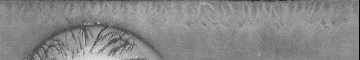
#> input picture iris/polar/001/1/001_1_1_n2.bmp, 360 x 60 px, given in place of p, which was not available
$ python -i iris_3.py   (imports and definitions only)   (older library calls are emulated)
#> lines starting #> are read from the running program, lines starting #| are printed output that depends on the picture; after the words box and inside, x2 and y2 are one past the last pixel; in counts of white or black regions, pixels touching at a corner belong together; pictures that were not available may be replaced by others from this repository, and a replacement may not be noted
import cv2

import os
import os.path
import decimal
import math
from matplotlib import pyplot as plt
import numpy as np

import numpy as np
import cv2
import pickle


def cart2pol(x, y):
    rho = np.sqrt(x**2 + y**2)
    phi = np.arctan2(y, x)
    return(rho, phi)

def pol2cart(rho, phi):
    x = rho * np.cos(phi)
    y = rho * np.sin(phi)
    return(x, y)

def load_images(path):
    images = []
    for root,dirs,filename in os.walk(path):
        for image in filename:
            if os.path.splitext(image)[1] == ".bmp":
                images.append(os.path.join(root, image))
    return images


def load_coordinates(path):
    coords_array = []


    with open(path) as f:
        f.readline()
        lines = f.readlines();
        print(lines)
        for line in lines:
            coord = []
            data = line.strip().split(",")
            for value in data:
                coord.append(value)
            coords_array.append(coord)

    return coords_array


import decimal

def drange(x, y, jump):
    i = x
    while i < y:
        yield i
        i += jump

def frange(start, stop, step):
    i = start
    while i < stop:
        yield i
        i += step


# ksize – Size of the filter returned.
# sigma – Standard deviation of the gaussian envelope.
# theta – Orientation of the normal to the parallel stripes of a Gabor function.
# lambd – Wavelength of the sinusoidal factor.
# gamma – Spatial aspect ratio.
# psi – Phase offset.
# ktype – Type of filter coefficients. It can be CV_32F or CV_64F .


def build_kern(kSize):
        kern = cv2.getGaborKernel((kSize, kSize), 5.0, 0.2, 10.0, 1, 1.7, ktype=cv2.CV_32F)                #sigma - Gaussian standard deviation.
        kern /= 1.5 * kern.sum()

        return kern


def build_kern2(kSize):
        kern = cv2.getGaborKernel((kSize, kSize), 5.0, 0.2, 10.0, 1, -1.7, ktype=cv2.CV_32F)
        kern /= 1.5 * kern.sum()

        return kern


# src – input image.
# dst – output image of the same size and the same number of channels as src.
# ddepth –
# desired depth of the destination image; if it is negative, it will be the same as src.depth(); the following combinations of src.depth() and ddepth are supported:
# src.depth() = CV_8U, ddepth = -1/CV_16S/CV_32F/CV_64F
# src.depth() = CV_16U/CV_16S, ddepth = -1/CV_32F/CV_64F
# src.depth() = CV_32F, ddepth = -1/CV_32F/CV_64F
# src.depth() = CV_64F, ddepth = -1/CV_64F
# when ddepth=-1, the output image will have the same depth as the source.
#
# kernel – convolution kernel (or rather a correlation kernel), a single-channel floating point matrix; if you want to apply different kernels to different channels, split the image into separate color planes using split() and to2D them individually.
# anchor – anchor of the kernel that indicates the relative position of a filtered point within the kernel; the anchor should lie within the kernel; default value (-1,-1) means that the anchor is at the kernel center.
# delta – optional value added to the filtered pixels before storing them in dst.
# borderType – pixel extrapolation method (see borderInterpolate for details).


def to2D(img, kernel):
        d_value = np.zeros_like(img)
        processed_img = cv2.filter2D(img, cv2.CV_8UC1, kernel)                       #Convolves an image with the kernel.
        np.maximum(d_value, processed_img, d_value)                                      #porovnanie matic a vybranie najvyssich hodnot
        return d_value


def gaboralization(path):

#> called with path = 'polar/001/1/001_1_1_n2.bmp'
    for path_img in path:

        img = cv2.imread(path_img, 0)
#> img is the input picture: shape (60, 360); min 0, max 225, mean 135.4

        img = cv2.equalizeHist(img)
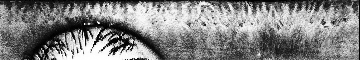
#> img: shape (60, 360); min 0, max 255, mean 129.5
        kern_s = 21
        kernel = build_kern(kern_s)
        kernel2 = build_kern2(kern_s)

        img = to2D(img, kernel)
#> in to2D, `processed_img = cv2.filter2D(img, cv2.CV_8UC1, kernel)`:
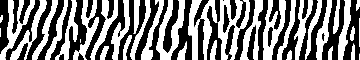
#> processed_img: shape (60, 360); min 0, max 255, mean 126.1
        unwrapped2 = to2D(img, kernel2)
#> in to2D (call 2), `processed_img = cv2.filter2D(img, cv2.CV_8UC1, kernel)`:
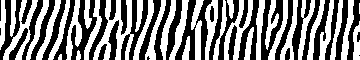
#> processed_img: shape (60, 360); min 0, max 255, mean 127.5
        unwrappedDiff = img - unwrapped2
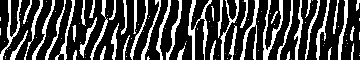
#> unwrappedDiff: shape (60, 360); min 0, max 255, mean 69


        _, img = cv2.threshold(unwrappedDiff, 128, 255, cv2.THRESH_BINARY + cv2.THRESH_OTSU)
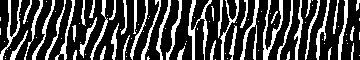
#> img: shape (60, 360); 27% white; 101 white regions (55 under 20 px), largest, box (x1, y1, x2, y2) and area: (188, 0, 212, 60) 408, (263, 0, 283, 60) 351, (240, 0, 259, 60) 283

        # cv2.imshow("Binarized image", img)
        # cv2.waitKey()

#> (the run stopped early here; a loop or call above may not have finished)
